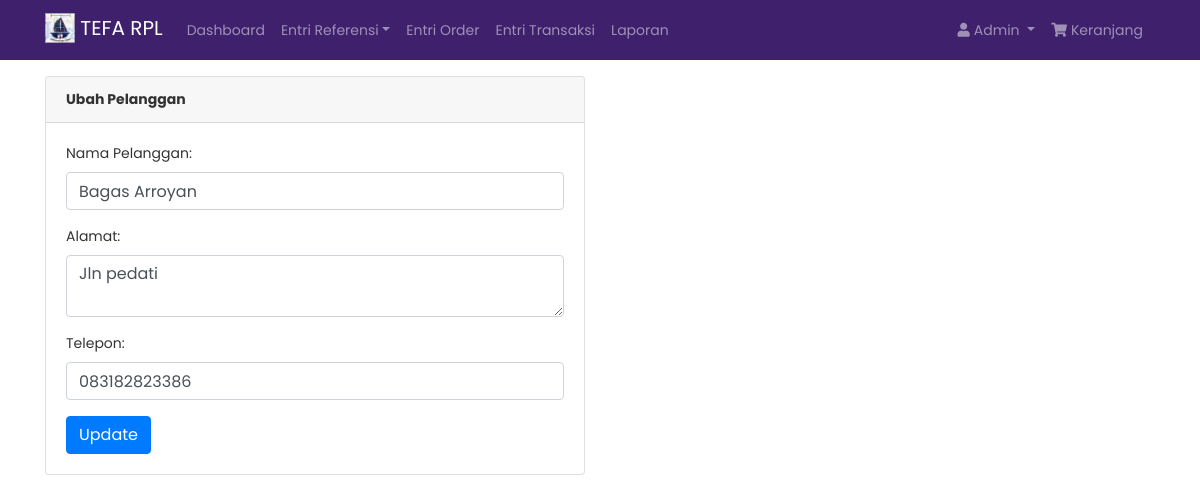
/dashboard/index.php?ubah_pelanggan=11 (signed in), run on the app's committed database.
### tables this page shows
CREATE TABLE `tb_pelanggan` (
  `id_pelanggan` int(11) NOT NULL,
  `status` int(11) NOT NULL,
  `nama_pelanggan` varchar(250) NOT NULL,
  `alamat` text NOT NULL,
  `telepon` varchar(100) NOT NULL
);

### dashboard/admin/ubah_pelanggan.php (the view, shortened to what this page needs)
<?php
include '../../koneksi.php';
$id_pelanggan = $_GET['ubah_pelanggan'];
$query = mysqli_query($kon, "SELECT * FROM tb_pelanggan WHERE id_pelanggan = '$id_pelanggan'");
$pelanggan = mysqli_fetch_assoc($query);
?>
<div class="container mt-3">
    <div class="row">
        <div class="col-lg-6">
            <div class="card">
                <div class="card-header">
                    <strong>Ubah Pelanggan</strong>
                </div>
                <div class="card-body">
                    <form action="fungsi/ubah_pelanggan.php" method="post">
                        <div class="form-group">
                            <label for="nama_pelanggan">Nama Pelanggan:</label>
                            <input type="text" class="form-control" id="nama_pelanggan" name="nama_pelanggan" value="<?= $pelanggan['nama_pelanggan'] ?>">
                        </div>
                        <div class="form-group">
                            <label for="alamat">Alamat:</label>
                            <textarea class="form-control" id="alamat" name="alamat"><?= $pelanggan['alamat'] ?></textarea>
                        </div>
                        <div class="form-group">
                            <label for="telepon">Telepon:</label>
                            <input type="text" class="form-control" id="telepon" name="telepon" value="<?= $pelanggan['telepon'] ?>">
                        </div>
                        <button type="submit" class="btn btn-primary">Update</button>
                    </form>
                </div>
            </div>
        </div>
    </div>
</div>

### dashboard/assets/css/custom.css (style rules this page uses)
body { font-size: .875rem; font-family: 'Poppins', sans-serif; background-color: #fff; color: #333; }

### data on the page
tb_pelanggan: nama_pelanggan "Bagas Arroyan", alamat "Jln pedati", telepon "083182823386"

### other printed values
$_SESSION['level'] "Admin"
